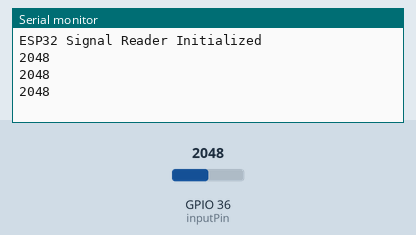
This sketch was run on a simulated ESP32. Shown: the last lines printed to the serial monitor. Inputs (shaded band) come from the test bench; at power-on: GPIO 36 (inputPin) = 2048.

Above: at 1.3 s.
1.4 s: GPIO 36 (inputPin) set to 2866
At 1.9 s:
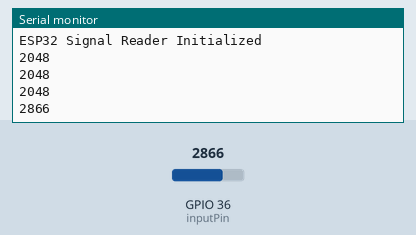
2.9 s: GPIO 36 (inputPin) set to 3603
At 3.4 s:
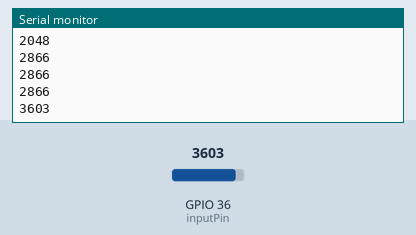
Timing chart, 0 to 5.9 s (numbered marks = the images above; inputs shaded):
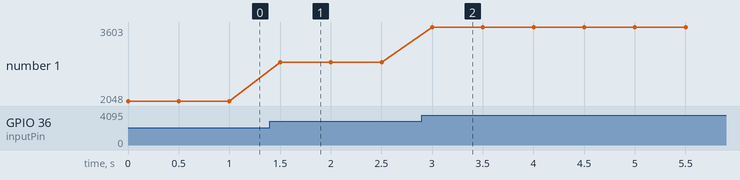

The sketch:

sketch_jan25Original.ino
```cpp
// Define the pin to read the signal from
const int inputPin = 36;  // Use GPIO34 (one of the ADC-capable pins)

// Set the ADC resolution (ESP32 supports up to 12 bits)
const int adcResolution = 4095;  // 12-bit resolution, max value is 4095

void setup() {
  // Initialize Serial Monitor
  Serial.begin(115200);  // Set baud rate to 115200
  while (!Serial);       // Wait for Serial to initialize

  // Print a startup message
  Serial.println("ESP32 Signal Reader Initialized");
}

void loop() {
  // Read the analog signal from the input pin
  int signalValue = analogRead(inputPin);

  // Map the value (optional, depending on your signal range)
  float voltage = signalValue * (3.3 / adcResolution);  // Convert ADC value to voltage

  // Output the signal value and its corresponding voltage
  //Serial.print("Signal Value (ADC): ");
  Serial.println(signalValue);
  //Serial.print(" | Voltage: ");
  //Serial.print(voltage, 3);  // Print voltage with 3 decimal points
  //Serial.println(" V");

  // Add a small delay for stability (adjust as needed)
  delay(500);// 500 ms
}
```

Measured:
- after the input at 1.4 s, the serial monitor: prints a new line after 0.10 s (image 1)
- after the input at 2.9 s, the serial monitor: prints a new line after 0.10 s (image 2)
- plotted number 1: 2048 → 2866 after the input at 1.4 s, 2866 → 3603 after the input at 2.9 s
